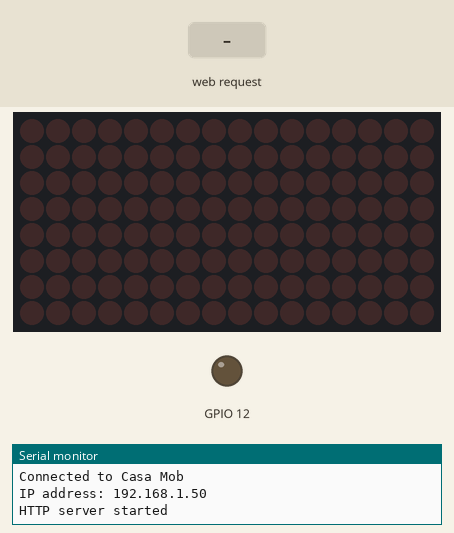
A sketch run on a simulated ESP32. On the bench: 16×8 LED matrix, output pins drawn as LEDs (lit = HIGH), the last lines printed to the serial monitor. The test bench sets the inputs (shaded band). WiFi joins after 1.5 s; servers stay silent unless stated; random numbers use the default seed unless the sketch sets one.

Above: at 2.3 s.
2.4 s: HTTP request GET /runProgram/1 received
At 2.57 s:
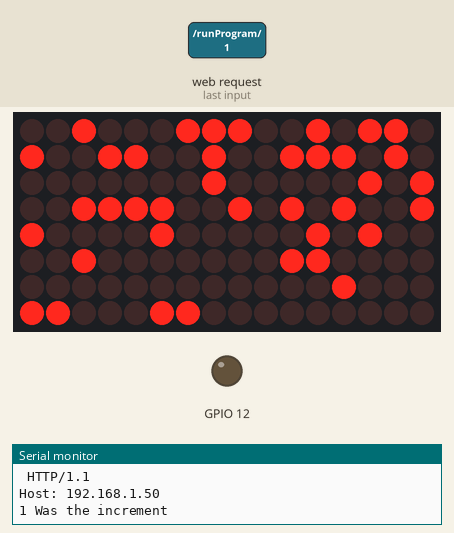
4.9 s: HTTP request GET /runProgram/2 received
At 5.47 s:
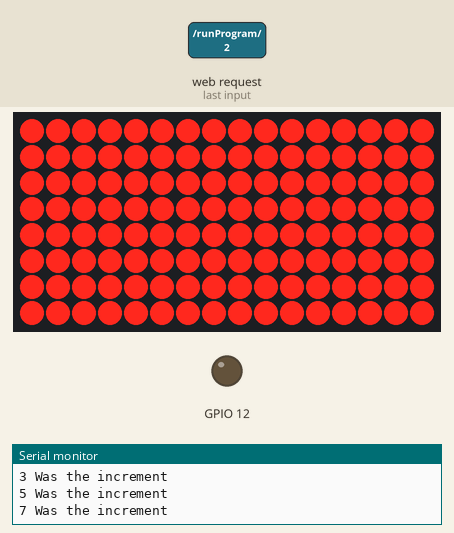
7.9 s: HTTP request GET /runProgram/1 received
At 8.08 s:
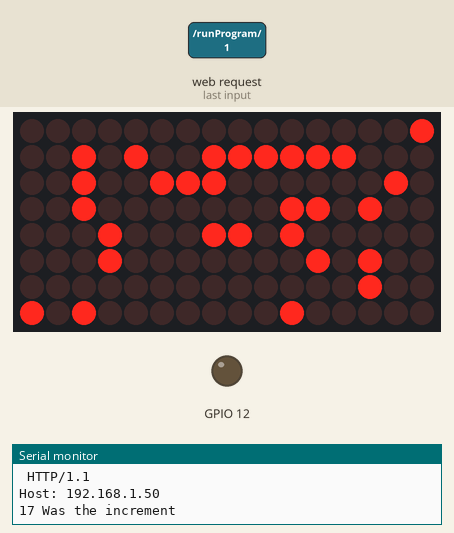
15.8 s: HTTP request GET /runProgram/2 received
At 16.36 s:
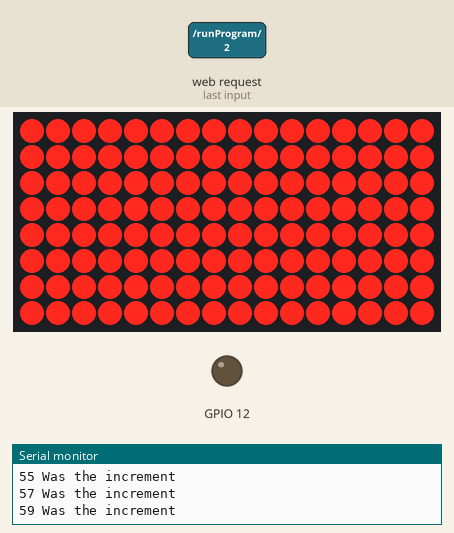
18.8 s: HTTP request GET /runProgram/1 received
At 19.07 s:
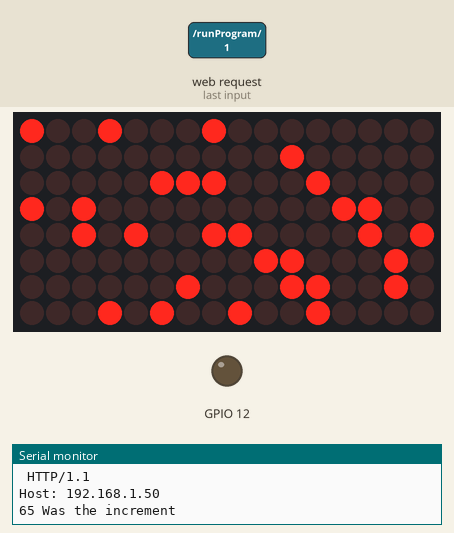
Timing chart, 0 to 21.8 s (numbered marks = the images above; inputs shaded):
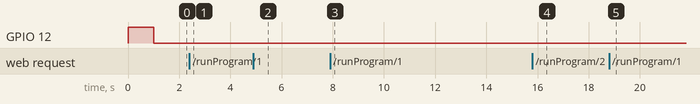

Measured:
- after the input at 2.4 s, the display: changes at once (image 1)

The sketch:

program.ino.ino
```cpp
//      ZENRAY
//      A portable light therapy device that uses researched frequencies to lessen users' anxiety, depression and insomnia symptoms. We will use a device consisting of 9-12 white led lights, controlled by arduino and program 2-3 presets for our MVP that focus on different areas (amusement and stress relief, insomnia relief). The programmes will be based on extensive research in the area that has been carried out since the 70s, our unique selling point is that the device is affordable and portable (similar solutions cost up to 2000 euros on the market right now and are tedious to set up), possibly syncable with music.
// this is a nodemcu esp8266 web server that will be used to control the device via wifi and a web browser

#include <Arduino.h>
#include <WiFi.h>

// we also make use of MAX7219 8x8 LED matri
// import the library for the LED matrix
#include <MD_MAX72xx.h>
#include <MD_Parola.h>
#include <SPI.h>


// define the number of devices we have in the chain and the hardware interface
//#define HARDWARE_TYPE MD_MAX72XX::FC16_HW
#define HARDWARE_TYPE MD_MAX72XX::GENERIC_HW
#define MAX_DEVICES 2

// set up the LED matrix
#define CS_PIN    13

// set up the display
//MD_Parola myDisplay = MD_Parola(HARDWARE_TYPE, CS_PIN, MAX_DEVICES);
MD_MAX72XX myDisplay = MD_MAX72XX(HARDWARE_TYPE, CS_PIN, MAX_DEVICES);


// parameters: type, data in, clock, load, number of devices

// This needs to be an existing endpoint (smartphone hotspot)
const char* ssid = "Casa Mob";
const char* password = "zenray123";
const char* WEBSITE ="<html><head> <title>ZenRay</title> <link rel=\"stylesheet\" href=\"style.css\"> <script src=\"https://ajax.googleapis.com/ajax/libs/jquery/3.2.1/jquery.min.js\"></script> <meta name=\"viewport\" content=\"width=device-width, initial-scale=1.0\"></head><script>function addToLog(message){// add to local storage (add message) function setProgram(program){document.getElementById(\"current-program\").innerHTML=program; // redirect to /runProgram/1 window.location.href=\"/runProgram/\" + program;}function setFunction(func){}function getProgram(){// get program from /getProgram let runningProgram=window.location.href.split(\"/\").pop(); document.getElementById(\"current-program\").innerHTML=runningProgram;}// document on load document.addEventListener(\"DOMContentLoaded\", function(event){getProgram();});</script><body onload=\"getProgram()\"><div class=\"container\"> <div class=\"header\"> <h1>ZenRay</h1> </div><div class=\"content\"> <div class=\"dashboard\"> <h2>Dashboard</h2> <div class=\"dashboard-content\"> <div class=\"dashboard-item\"> <h3>Current program</h3> <p id=\"current-program\">None</p></div><div class=\"dashboard-item\"> <h3>Current status</h3> <p id=\"current-status\">Off</p></div><div class=\"dashboard-item\"> <h3>Log</h3> <p id=\"log\">None</p></div></div></div><div class=\"program\"> <h2>Program</h2> <div class=\"program-content\"> <div class=\"program-item\"> <h3>Programs</h3> <div class=\"program-item-content\"> <a href=\"/runProgram/1\"><button class=\"program-button\">Relief</button></a> <a href=\"/runProgram/2\"><button class=\"program-button\">Amusement</button></a> </div></div><div class=\"program-item\"> <h3>Functions</h3> <div class=\"program-item-content\"> <a href=\"/stopProgram\"><button class=\"program-button\">Stop</button></a> </div></div></div></div></div></div></body></html><style>/* Simple and minimal style for the web interface of ZenRay */ body{background-color: #f2f2f2; font-family: \"Helvetica Neue\", Helvetica, Arial, sans-serif;}.container{width: 100%; max-width: 800px; margin: 0 auto;}.header{background-color: #333; color: #fff; padding: 20px; text-align: center;}.header h1{margin: 0;}.content{padding: 20px;}.dashboard{background-color: #fff; padding: 20px; margin-bottom: 20px;}.dashboard h2{margin: 0;}.dashboard-content{display: flex; flex-wrap: wrap;}.dashboard-item{flex: 1 1 300px; margin: 10px; padding: 20px; background-color: #f2f2f2;}.dashboard-item h3{margin: 0;}.program{background-color: #fff; padding: 20px;}.program h2{margin: 0;}.program-content{display: flex; flex-wrap: wrap;}.program-item{flex: 1 1 300px; margin: 10px; padding: 20px; background-color: #f2f2f2;}.program-item h3{margin: 0;}.program-item-content{display: flex; flex-wrap: wrap;}.program-button{flex: 1 1 100px; margin: 10px; padding: 20px; background-color: #333; color: #fff; border: none; cursor: pointer;}.program-button:hover{background-color: #555;}</style>";


WiFiServer server(80);

#include <cstdlib>
#include <ctime>

int getRandomInt(int min, int max) {
  // Generate a random number between min and max inclusive
  int randomNum = std::rand() % (max - min + 1) + min;

  return randomNum;
}

// define the amusement program
// list of arrays (x,y) that will be lit up in a loop
// the first element is the x coordinate, the second is the y coordinate
// X[0-7] Y[0-16]

// create a class for a program
class Program {
 public:
  int increment=0;
  int frequency=3; // Hz
  void next() {
    increment += 1;
    Serial.print(increment);
    Serial.write(" Was the increment\n");
    for (int i = 0; i < 50; i++) {
      int randomX = getRandomInt(0,7);
      int randomY = getRandomInt(0,16);
      myDisplay.setPoint(randomX, randomY, !myDisplay.getPoint(randomX, randomY));
    }
    increment += 1;
  }
  void timeout() {
    float timeoutTime = 1000/frequency;
    delay(timeoutTime);
    // clear the display
    myDisplay.clear();
  }
};

// - all the leds turn on and off (10hz if possible, otherwise 3)
// Amusement Program
class AmusementProgram {
 public:
  int increment=0;
  int frequency=10; // Hz
  void next() {
    // flash one led at a time
    // increment the counter
    // flash all the leds
    // x[0-7] y[0-16]
    increment += 1;
    Serial.print(increment);
    Serial.write(" Was the increment\n");
    for (int i = 0; i < 8; i++) {
      for (int j = 0; j < 16; j++) {
        myDisplay.setPoint(i, j, true);
      }
    }
    increment += 1;
  }
  void timeout() {
    float timeoutTime = 1000/frequency;
    delay(timeoutTime);
    // clear the display
    myDisplay.clear();
  }
};


int currentProgram = -1;
bool RUNNING = false;


bool runProgram(){
  RUNNING = true;
  Serial.println("running program");
  return RUNNING;
}

bool stopProgram(){
  // we need to stop the program that is currently running
  RUNNING = false;
  Serial.println("stopping program");
  // clear the display and turn off the lights
  myDisplay.clear();
  currentProgram = -1;
  return RUNNING;
}


/* void defineInterfaceEndpoints(server) {
   Has to take the following parameters:
   - server object
 */

void setup() {
  // put your setup code here, to run once:
  Serial.begin(115200);
  WiFi.mode(WIFI_STA);
  WiFi.begin(ssid);
  Serial.println("");

  // setup pin 12
  pinMode(12, OUTPUT);
  digitalWrite(12, LOW);
}

bool CONNECTED = false;

void onConnect() {
  Serial.println("");
  Serial.print("Connected to ");
  Serial.println(ssid);
  Serial.print("IP address: ");
  Serial.println(WiFi.localIP());

  server.begin();
  Serial.println("HTTP server started");
  CONNECTED = true;
  myDisplay.begin();
}

void displayGreet() {
  // initialize the display

  // create a line along the first and second dispay
  // X[0-7] Y[0-16]
  for (int i = 0; i < 5000; i++) {
    int randX = getRandomInt(0,7);
    int randY = getRandomInt(0,16);
    myDisplay.setPoint(randX, randY, !myDisplay.getPoint(randX, randY));
    delay(10);
  }
}


Program program;
AmusementProgram amusementProgram;
void loop() {

  if (WiFi.status() != WL_CONNECTED) {
    // flash the led on pin 12
    analogWrite(12, 255);
    delay(1000);
    analogWrite(12, 0);
    delay(500);
    Serial.write(".");
    return;
  }
  if (!CONNECTED && WiFi.status() == WL_CONNECTED) {
    onConnect();
  }

  if (RUNNING && (currentProgram != -1)) {
    if (currentProgram == 1) {
      // run the program
      program.next();
      program.timeout();
    }
    else if (currentProgram == 2) {
      // run the amusement program
      amusementProgram.next();
      amusementProgram.timeout();
    }
  }

  WiFiClient client = server.available();
  if (client) {
    Serial.println("new client");
    String currentLine = "";
    while (client.connected()) {
      if (client.available()) {
        char c = client.read();
        Serial.write(c);
        if (c == '\n') {
          if (currentLine.length() == 0) {
            client.println("HTTP/1.1 200 OK");
            client.println("Content-type:text/html");
            client.println("Connection: close");
            client.println();
            client.println(WEBSITE);
            break;
          } else {
            currentLine = "";
          }
        } else if (c != '\r') {
          currentLine += c;
        }

        if (currentLine.endsWith("GET /runProgram/1")) {
          currentProgram = 1;
          runProgram();
        } else if (currentLine.endsWith("GET /runProgram/2")) {
          currentProgram = 2;
          runProgram();
        } else if (currentLine.endsWith("GET /stopProgram")) {
          stopProgram();
        }

      }
    }


  }

}

/*
  ENDPOINTS:
  - HTTP GET /runProgram/1
  - HTTP GET /runProgram/2
  - HTTP GET /stopProgram
 */
```
